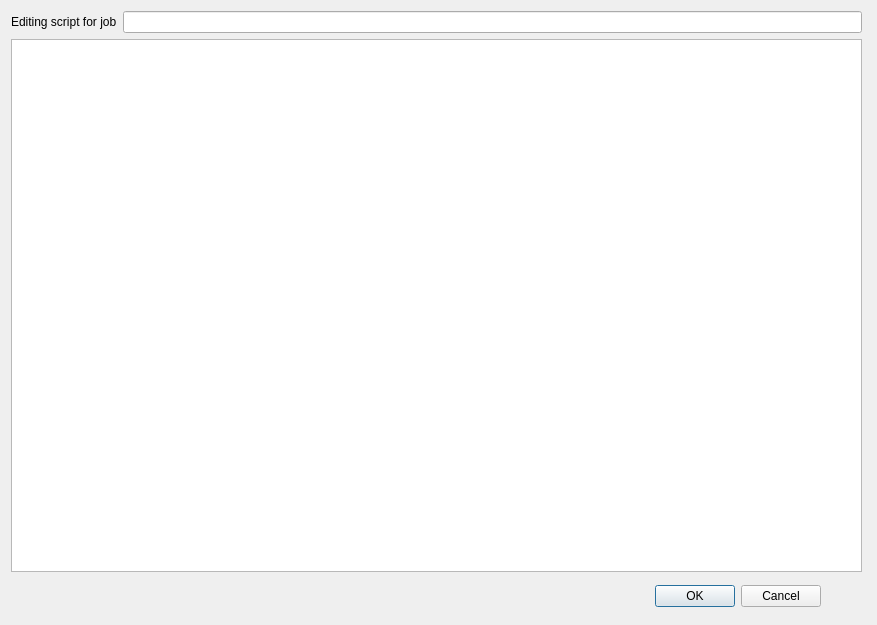
<?xml version="1.0" encoding="UTF-8"?>
<ui version="4.0">
 <class>jobeditdlg</class>
 <widget class="QDialog" name="jobeditdlg">
  <property name="geometry">
   <rect>
    <x>0</x>
    <y>0</y>
    <width>877</width>
    <height>625</height>
   </rect>
  </property>
  <property name="windowTitle">
   <string>Edit job script</string>
  </property>
  <widget class="QDialogButtonBox" name="buttonBox">
   <property name="geometry">
    <rect>
     <x>620</x>
     <y>580</y>
     <width>201</width>
     <height>32</height>
    </rect>
   </property>
   <property name="orientation">
    <enum>Qt::Horizontal</enum>
   </property>
   <property name="standardButtons">
    <set>QDialogButtonBox::Cancel|QDialogButtonBox::Ok</set>
   </property>
  </widget>
  <widget class="QWidget" name="">
   <property name="geometry">
    <rect>
     <x>11</x>
     <y>11</y>
     <width>851</width>
     <height>561</height>
    </rect>
   </property>
   <layout class="QGridLayout" name="gridLayout">
    <item row="0" column="0">
     <widget class="QLabel" name="label">
      <property name="text">
       <string>Editing script for job</string>
      </property>
     </widget>
    </item>
    <item row="0" column="1">
     <widget class="QLineEdit" name="jobdescr">
      <property name="readOnly">
       <bool>true</bool>
      </property>
     </widget>
    </item>
    <item row="1" column="0" colspan="2">
     <widget class="QPlainTextEdit" name="jobtext">
      <property name="font">
       <font>
        <family>Courier New</family>
        <pointsize>12</pointsize>
       </font>
      </property>
      <property name="toolTip">
       <string>This is the script of the job for the given command interpreter</string>
      </property>
     </widget>
    </item>
   </layout>
  </widget>
  <zorder>buttonBox</zorder>
  <zorder>jobdescr</zorder>
  <zorder>label</zorder>
  <zorder>jobtext</zorder>
  <zorder>jobtext</zorder>
 </widget>
 <tabstops>
  <tabstop>jobdescr</tabstop>
  <tabstop>jobtext</tabstop>
  <tabstop>buttonBox</tabstop>
 </tabstops>
 <resources/>
 <connections>
  <connection>
   <sender>buttonBox</sender>
   <signal>accepted()</signal>
   <receiver>jobeditdlg</receiver>
   <slot>accept()</slot>
   <hints>
    <hint type="sourcelabel">
     <x>248</x>
     <y>254</y>
    </hint>
    <hint type="destinationlabel">
     <x>157</x>
     <y>274</y>
    </hint>
   </hints>
  </connection>
  <connection>
   <sender>buttonBox</sender>
   <signal>rejected()</signal>
   <receiver>jobeditdlg</receiver>
   <slot>reject()</slot>
   <hints>
    <hint type="sourcelabel">
     <x>316</x>
     <y>260</y>
    </hint>
    <hint type="destinationlabel">
     <x>286</x>
     <y>274</y>
    </hint>
   </hints>
  </connection>
 </connections>
</ui>
